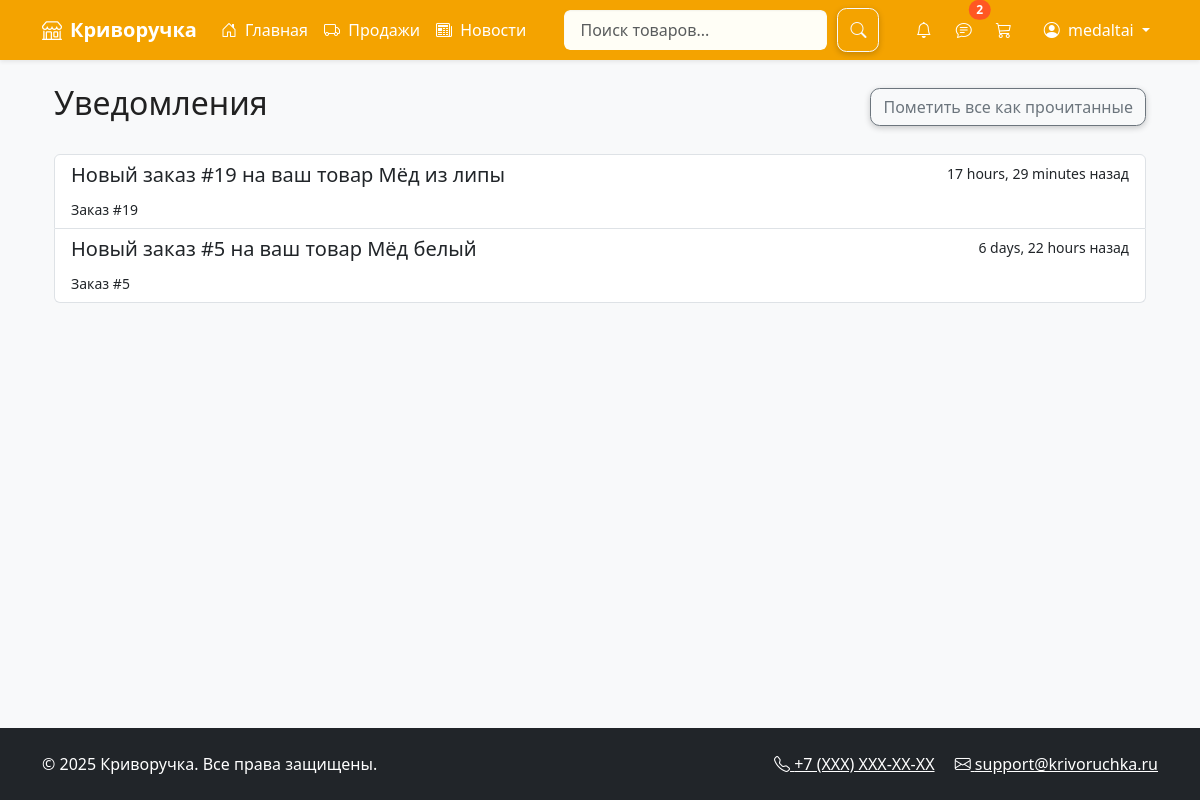
The page /notifications/ (signed in) on the database its author committed.
### marketplace/models.py (models this page shows, shortened)
class User(AbstractUser):
    phone = models.CharField(max_length=20, blank=True)
    avatar = models.ImageField(upload_to='avatars/', blank=True)
    middle_name = models.CharField(max_length=100, blank=True)
    bio = models.TextField(blank=True)
    address = models.TextField(blank=True)
    groups = models.ManyToManyField(
        'auth.Group',
        related_name="marketplace_user_groups",
        blank=True,
    )
    user_permissions = models.ManyToManyField(
        'auth.Permission',
        related_name="marketplace_user_permissions",
        blank=True,
    )

class Notification(models.Model):
    user = models.ForeignKey(User, on_delete=models.CASCADE, related_name='notifications')
    message = models.TextField()
    is_read = models.BooleanField(default=False)
    created_at = models.DateTimeField(auto_now_add=True)
    order = models.ForeignKey(Order, on_delete=models.CASCADE, null=True, blank=True)
    class Meta:
        ordering = ['-created_at']

class Order(models.Model):
    PENDING = 'pending'
    SHIPPED = 'shipped'
    DELIVERED = 'delivered'
    STATUS_CHOICES = [
        (PENDING, 'В обработке'),
        (SHIPPED, 'Отправлено'),
        (DELIVERED, 'Доставлено'),
    ]
    user = models.ForeignKey(User, on_delete=models.CASCADE)
    products = models.ManyToManyField('Product', through='OrderItem')  # Изменили items на products
    total_price = models.DecimalField(max_digits=10, decimal_places=2)
    address = models.TextField()
    status = models.CharField(max_length=20, choices=STATUS_CHOICES, default=PENDING)
    created_at = models.DateTimeField(auto_now_add=True)
    updated_at = models.DateTimeField(auto_now=True)
    tracking_number = models.CharField(max_length=50, blank=True, null=True)

### marketplace/views.py (the view)
# urls.py: path('notifications/', views.notifications, name='notifications'),
@login_required
def notifications(request):
    notifications = request.user.notifications.all()
    request.user.notifications.filter(is_read=False).update(is_read=True)
    return render(request, 'marketplace/notifications.html', {'notifications': notifications})

### marketplace/context_processors.py (called while the page is built)
def unread_notifications(request):
    if request.user.is_authenticated:
        return {
            'unread_count': request.user.notifications.filter(is_read=False).count()
        }
    return {}

def unread_chats(request):
    if not request.user.is_authenticated:
        return {}
    unread_count = Message.objects.filter(
        chat__order__order_items__seller=request.user,
        is_read=False
    ).exclude(
        sender=request.user
    ).count()
    return {'unread_chats_count': unread_count}

### marketplace/views.py (called while the page is built)
def base_context(request):
    if request.user.is_authenticated:
        return {'cart_items_count': Cart.objects.filter(user=request.user).count()}
    return {}

### templates/marketplace/notifications.html (shortened to what this page needs)
{% extends 'marketplace/base.html' %}
{% block content %}
<div class="container mt-4">
    <div class="d-flex justify-content-between align-items-center mb-4">
        <h2>Уведомления</h2>
        <a href="{% url 'mark_all_notifications_read' %}" class="btn btn-outline-secondary">
            Пометить все как прочитанные
        </a>
    </div>
    {% if notifications %}
    <div class="list-group">
        {% for notification in notifications %}
        <a href="{% if notification.order %}{% url 'order_detail' notification.order.id %}{% else %}#{% endif %}"
           class="list-group-item list-group-item-action {% if not notification.is_read %}list-group-item-primary{% endif %}">
            <div class="d-flex w-100 justify-content-between">
                <h5 class="mb-1">{{ notification.message }}</h5>
                <small>{{ notification.created_at|timesince }} назад</small>
            </div>
            {% if notification.order %}
            <div class="d-flex justify-content-between align-items-center mt-2">
                <small>Заказ #{{ notification.order.id }}</small>
            </div>
            {% endif %}
        </a>
        {% endfor %}
    </div>
    {% else %}
    <div class="alert alert-info">
        У вас нет новых уведомлений
    </div>
    {% endif %}
</div>
{% endblock %}

### templates/marketplace/base.html (shortened to what this page needs)
<!DOCTYPE html>
<html lang="ru">
{% load custom_filters %}
{% load seller_tags %}
<head>
    <link href="https://cdn.jsdelivr.net/npm/bootstrap@5.3.2/dist/css/bootstrap.min.css" rel="stylesheet">
    <link rel="stylesheet" href="https://cdn.jsdelivr.net/npm/bootstrap-icons@1.11.3/font/bootstrap-icons.min.css">
    <link href="/static/css/style.css" rel="stylesheet">
</head>
<body class="d-flex flex-column min-vh-100 bg-light">
    <nav class="navbar navbar-expand-lg navbar-dark bg-primary shadow-sm position-relative">
        <div class="container">
            <a class="navbar-brand fw-bold" href="{% url 'home' %}">
                <i class="bi bi-shop me-2"></i>Криворучка
            </a>
            <div class="collapse navbar-collapse" id="mainNavbar">
                <ul class="navbar-nav me-auto mb-2 mb-lg-0">
                    <li class="nav-item">
                        <a class="nav-link" href="{% url 'home' %}">
                            <i class="bi bi-house-door me-1"></i> Главная
                        </a>
                    </li>
                    {% if user.is_authenticated %}
                    <li class="nav-item">
                        <a class="nav-link" href="{% url 'seller_orders' %}">
                            <i class="bi bi-truck me-1"></i> Продажи
                        </a>
                    </li>
                    <li class="nav-item">
                        <a class="nav-link" href="{% url 'news_list' %}">
                            <i class="bi bi-newspaper me-1"></i> Новости
                        </a>
                    </li>
                    {% endif %}
                </ul>
                <form method="get" action="{% url 'search_results' %}" class="d-flex position-relative">
    <input type="text"
           id="search-input"
           name="q"
           class="form-control me-2"
           placeholder="Поиск товаров..."
           autocomplete="off"
           aria-label="Поиск товаров">
    <button type="submit" class="btn btn-outline-light">
        <i class="bi bi-search"></i>
    </button>
</form>
                <ul class="navbar-nav ms-auto mb-2 mb-lg-0">
                    {% if user.is_authenticated %}
                    <li class="nav-item me-2">
                        <a class="nav-link position-relative" href="{% url 'notifications' %}">
                            <i class="bi bi-bell"></i>
                        </a>
                    </li>
{% if user.is_authenticated %}
<li class="nav-item me-2">
    <a href="{% url 'seller_chats' %}" class="nav-link position-relative">
    <i class="bi bi-chat-text"></i>
    {% if unread_chats_count > 0 %}
    <span class="position-absolute top-0 start-100 translate-middle badge rounded-pill bg-danger">
        {{ unread_chats_count }}
    </span>
    {% endif %}
</a>
</li>
{% endif %}
                    <li class="nav-item me-3">
                        <a class="nav-link position-relative" href="{% url 'cart' %}">
                            <i class="bi bi-cart3"></i>
                        </a>
                    </li>
                    <li class="nav-item dropdown">
                        <a class="nav-link dropdown-toggle" href="#" id="userDropdown" role="button" data-bs-toggle="dropdown">
                            <i class="bi bi-person-circle me-1"></i> {{ user.username }}
                        </a>
                    </li>
                    {% endif %}
                </ul>
            </div>
        </div>
    </nav>
    <main class="flex-grow-1">
        <div class="container my-4">
            {% block content %}{% endblock %}
        </div>
    </main>
    <footer class="bg-dark text-white py-4 mt-auto">
        <div class="container">
            <div class="row">
                <div class="col-md-6 text-center text-md-start">
                    <p class="mb-0">&copy; {% now "Y" %} Криворучка. Все права защищены.</p>
                </div>
                <div class="col-md-6 text-center text-md-end">
                    <a href="#" class="text-white me-3"><i class="bi bi-telephone"></i> +7 (XXX) XXX-XX-XX</a>
                    <a href="#" class="text-white"><i class="bi bi-envelope"></i> support@krivoruchka.ru</a>
                </div>
            </div>
        </div>
    </footer>
</body>
</html>

### static/css/style.css (style rules this page uses)
:root { --primary-color: #f4a300; --secondary-color: #ffc107; --accent-color: #ffdd57; --text-color: #212121; --bg-color: #fffbe6; --card-bg: #ffffff; --border-color: #f0ad4e; }
body { background-color: var(--bg-color); color: var(--text-color); font-family: 'Segoe UI', sans-serif; }
.navbar { background-color: var(--primary-color) !important; }
.navbar .nav-link { color: white !important; }
.badge.bg-danger { background-color: #ff5722 !important; }
a { color: var(--primary-color); }
#search-input { border: 2px solid var(--primary-color); }
body, .card, .btn, input, textarea, select { transition: all 0.3s ease-in-out; }
.btn { box-shadow: 0 2px 6px rgba(0, 0, 0, 0.2); border-radius: 0.6rem; }
input[type="text"], input[type="email"], input[type="password"], textarea, select { border-radius: 0.5rem; border: 1px solid #e0a800; padding: 0.5rem 1rem; background-color: #fffef6; box-shadow: inset 0 1px 2px rgba(0,0,0,0.05); }
.navbar { animation: fadeIn 0.5s ease both; }

### rows shown on the page
User: username "medaltai"
Notification: message "Новый заказ #19 на ваш товар Мёд из липы", created_at "17 hours, 29 minutes", order.id "19"
Notification: message "Новый заказ #5 на ваш товар Мёд белый", created_at "6 days, 22 hours", order.id "5"

### other values the page prints
{{ unread_chats_count }} "2"
